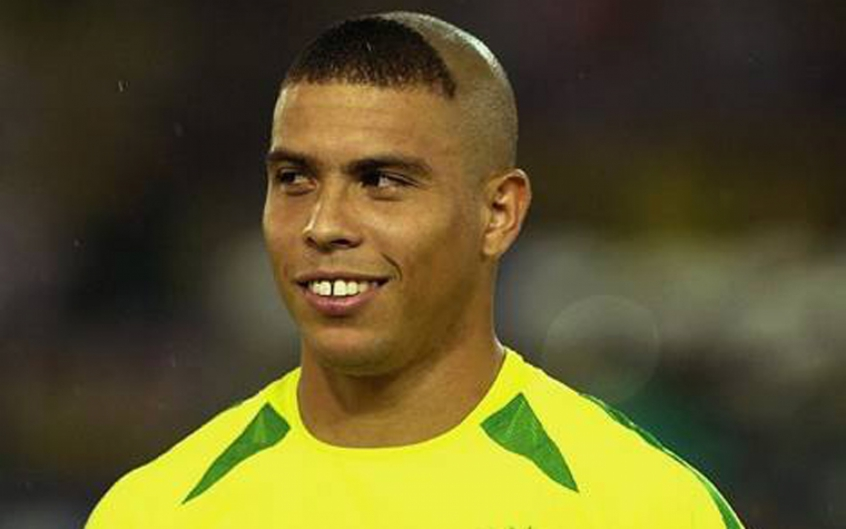
#> input picture img/ronaldo.jpeg, 846 x 529 px, given in place of the camera
$ python detector.py
#> lines starting #> are read from the running program, lines starting #| are printed output that depends on the picture; after the words box and inside, x2 and y2 are one past the last pixel; in counts of white or black regions, pixels touching at a corner belong together
# IMPORTS
import numpy as np
import cv2

# READ VIDEO
cap = cv2.VideoCapture(0)

# LOAD HAAR CASCADE CLASSIFIER
face_cascade = cv2.CascadeClassifier('borrador_de_face/haarcascade_frontalface_default.xml')

# LOOP
while(True):

    # READ FRAME
    _, frame = cap.read()
#> frame is the input picture: shape (529, 846, 3); mean B, G, R 41.6, 85.1, 92.9

    # GRAY FRAME
    gray = cv2.cvtColor(frame, cv2.COLOR_BGR2GRAY)
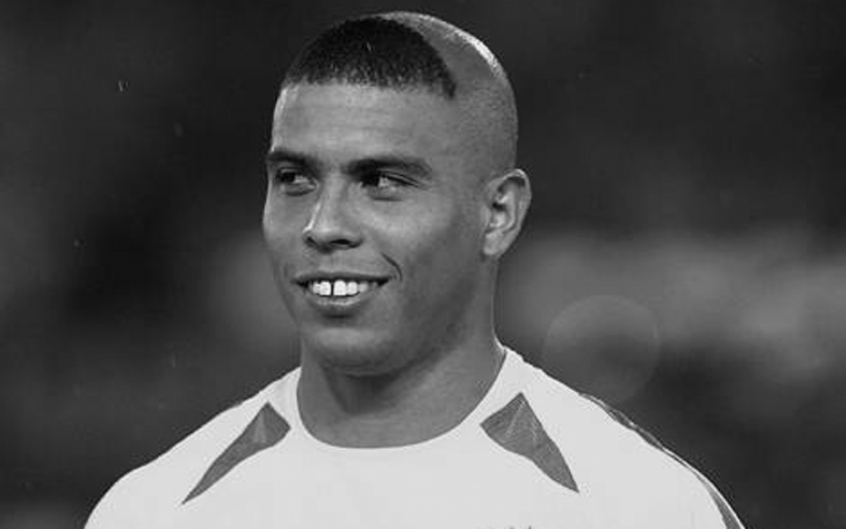
#> gray: shape (529, 846); min 1, max 244, mean 82.5

    # DETECT FACES IN FRAME
    faces = face_cascade.detectMultiScale(gray, 1.3, 5)
#> faces = [[218, 90, 239, 239]]

    # RUN ALL FACES IN FRAME
    for (x,y,w,h) in faces:

        roi_color = frame[y:y+h, x:x+w]
        cv2.imshow('roi_color',roi_color)
        # BLUR IMAGE
        roi_color = cv2.resize(roi_color, (3  , 3))
        roi_color = cv2.resize(roi_color, (w, h))

        #cv2.imshow('roi_color',roi_color)

        frame[y:y+h, x:x+w] = roi_color
#> this loop made 1 pass
#> pass 1, `roi_color = frame[y:y+h, x:x+w]`:
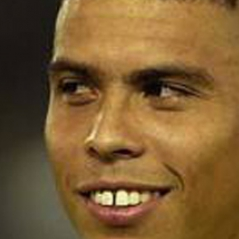
#> roi_color: shape (239, 239, 3); mean B, G, R 51.4, 93, 124.4
#> pass 1, `roi_color = cv2.resize(roi_color, (w, h))`:
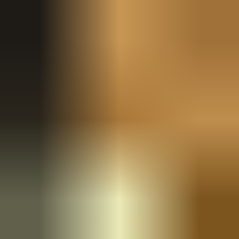
#> roi_color: shape (239, 239, 3); mean B, G, R 68.2, 111.3, 138.4
#> after the loop:
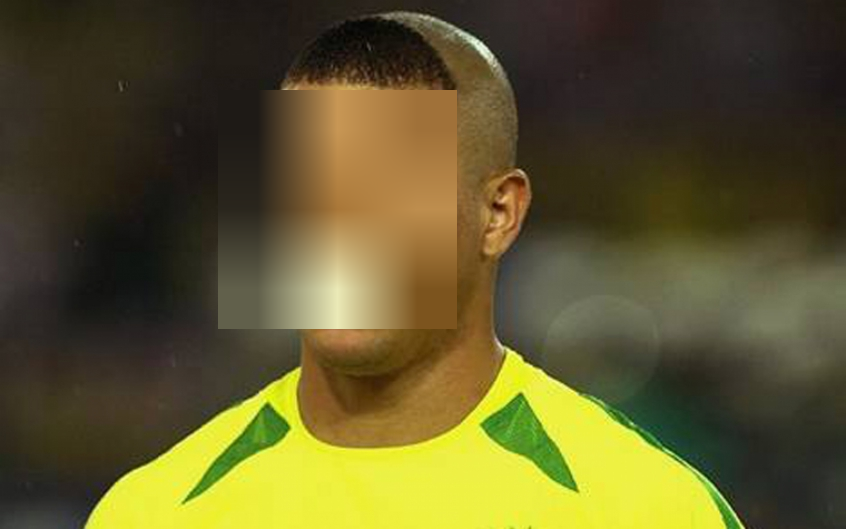
#> frame: shape (529, 846, 3); 12.75% of pixels changed, all inside (x1, y1, x2, y2) = (218, 90, 457, 329)

        # DRAW RECT IN FACE
        #cv2.rectangle(frame,(x,y),(x+w,y+h),(255,0,0),2)


    # SHOW FRAME
    cv2.imshow('frame',frame)

    # WAITKEY
    if cv2.waitKey(15) & 0xFF == ord('q'):
#> (key q is pressed here)
        break

# RELEASE CAP
cap.release()

# DESTROY ALL WINDOWS
cv2.destroyAllWindows()
